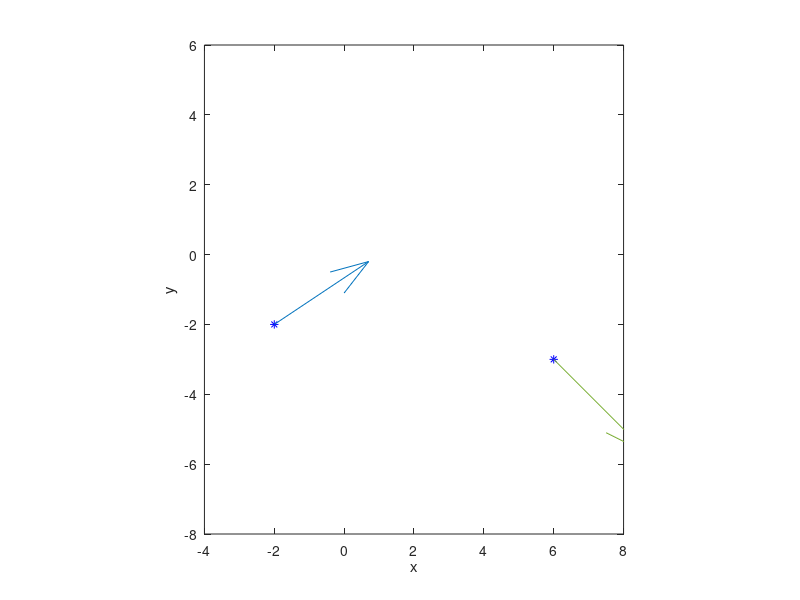

The MATLAB source for this figure: (Note: this script raises an error after producing the figure.)
%H-B
clear
px =[-2  6];
py = [-2 -3];
plot(px,py,'b*')
axis([-4 8 -8 6]);
axis equal;
xlabel('x');ylabel('y');
t0 =-1;
t1 =4; 
hold on;
vx = [3 3]; vy=[2 -3];
quiver(px(1),py(1),vx(1),vy(1));
quiver(px(2),py(2),vx(2),vy(2));
syms a3 a2 a1 a0 t
cx(t) = a3 *t^3 + a2 *t^2 + a1 * t + a0;
cxd(t) = diff(cx, t);
e = [cx(t0) == px(1)
     cx(t1) == px(2)
     cxd(t0) == vx(1)
     cxd(t1) == vx(2)];
m = solve(e, [a3 a2 a1 a0]);
x(t) = subs(cx, [a3 a2 a1 a0], [m.a3 m.a2 m.a1 m.a0]);



syms b3 b2 b1 b0 
cy(t) = b3 *t^3 + b2 *t^2 + b1 * t + b0;
cyd(t) = diff(cy, t);
e = [cy(t0) == py(1)
     cy(t1) == py(2)
     cyd(t0) == vy(1)
     cyd(t1) == vy(2)];
m = solve(e, [b3 b2 b1 b0]);
y(t) = subs(cy, [b3 b2 b1 b0], [m.b3 m.b2 m.b1 m.b0]);
fplot(x, y, [t0 t1])

%bezier görbe
n=4;
rx =[px(2),px(2)+vx(2)/n,10,15,13]; ry=[py(2),py(2)+vy(2)/n,-5,-2,2];
plot(rx,ry,'*--')
ex(t) = 0*t;
ey(t) = 0*t;
for i = 0 : n
    %beizer-keplet
    b(t) = nchoosek(n,i) * t^i * (1-t)^(n-i);
    ex(t) = ex(t) + rx(i+1) * b(t);
    ey(t) = ey(t) + ry(i+1) * b(t);
end
hold on;
fplot(ex,ey,[0 1])
b = [n*(rx(n+1)-rx(n)),n*(ry(n+1)-ry(n))];
quiver(ex(1),ey(1),b(1),b(2));





